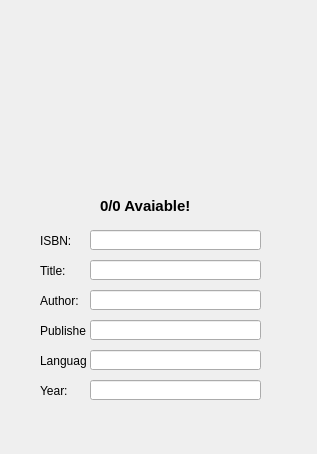
<?xml version="1.0" encoding="UTF-8"?>
<ui version="4.0">
 <class>Form</class>
 <widget class="QWidget" name="Form">
  <property name="geometry">
   <rect>
    <x>0</x>
    <y>0</y>
    <width>317</width>
    <height>454</height>
   </rect>
  </property>
  <property name="windowTitle">
   <string>Form</string>
  </property>
  <widget class="QLabel" name="label_cover">
   <property name="geometry">
    <rect>
     <x>100</x>
     <y>40</y>
     <width>101</width>
     <height>131</height>
    </rect>
   </property>
   <property name="text">
    <string/>
   </property>
  </widget>
  <widget class="QLabel" name="label_ava">
   <property name="geometry">
    <rect>
     <x>100</x>
     <y>190</y>
     <width>111</width>
     <height>31</height>
    </rect>
   </property>
   <property name="font">
    <font>
     <pointsize>11</pointsize>
     <weight>75</weight>
     <bold>true</bold>
    </font>
   </property>
   <property name="text">
    <string>0/0 Avaiable!</string>
   </property>
  </widget>
  <widget class="QLabel" name="label_3">
   <property name="geometry">
    <rect>
     <x>40</x>
     <y>230</y>
     <width>46</width>
     <height>21</height>
    </rect>
   </property>
   <property name="text">
    <string>ISBN:</string>
   </property>
  </widget>
  <widget class="QLineEdit" name="lineEdit_isbn">
   <property name="geometry">
    <rect>
     <x>90</x>
     <y>230</y>
     <width>171</width>
     <height>20</height>
    </rect>
   </property>
  </widget>
  <widget class="QLineEdit" name="lineEdit_title">
   <property name="geometry">
    <rect>
     <x>90</x>
     <y>260</y>
     <width>171</width>
     <height>20</height>
    </rect>
   </property>
  </widget>
  <widget class="QLabel" name="label_4">
   <property name="geometry">
    <rect>
     <x>40</x>
     <y>260</y>
     <width>46</width>
     <height>21</height>
    </rect>
   </property>
   <property name="text">
    <string>Title:</string>
   </property>
  </widget>
  <widget class="QLineEdit" name="lineEdit_author">
   <property name="geometry">
    <rect>
     <x>90</x>
     <y>290</y>
     <width>171</width>
     <height>20</height>
    </rect>
   </property>
  </widget>
  <widget class="QLabel" name="label_5">
   <property name="geometry">
    <rect>
     <x>40</x>
     <y>320</y>
     <width>46</width>
     <height>21</height>
    </rect>
   </property>
   <property name="text">
    <string>Publisher:</string>
   </property>
  </widget>
  <widget class="QLineEdit" name="lineEdit_publisher">
   <property name="geometry">
    <rect>
     <x>90</x>
     <y>320</y>
     <width>171</width>
     <height>20</height>
    </rect>
   </property>
  </widget>
  <widget class="QLabel" name="label_6">
   <property name="geometry">
    <rect>
     <x>40</x>
     <y>290</y>
     <width>46</width>
     <height>21</height>
    </rect>
   </property>
   <property name="text">
    <string>Author:</string>
   </property>
  </widget>
  <widget class="QLabel" name="label_7">
   <property name="geometry">
    <rect>
     <x>40</x>
     <y>350</y>
     <width>46</width>
     <height>21</height>
    </rect>
   </property>
   <property name="text">
    <string>Language:</string>
   </property>
  </widget>
  <widget class="QLineEdit" name="lineEdit_lang">
   <property name="geometry">
    <rect>
     <x>90</x>
     <y>350</y>
     <width>171</width>
     <height>20</height>
    </rect>
   </property>
  </widget>
  <widget class="QLabel" name="label_8">
   <property name="geometry">
    <rect>
     <x>40</x>
     <y>380</y>
     <width>46</width>
     <height>21</height>
    </rect>
   </property>
   <property name="text">
    <string>Year:</string>
   </property>
  </widget>
  <widget class="QLineEdit" name="lineEdit_year">
   <property name="geometry">
    <rect>
     <x>90</x>
     <y>380</y>
     <width>171</width>
     <height>20</height>
    </rect>
   </property>
  </widget>
 </widget>
 <resources/>
 <connections/>
</ui>
